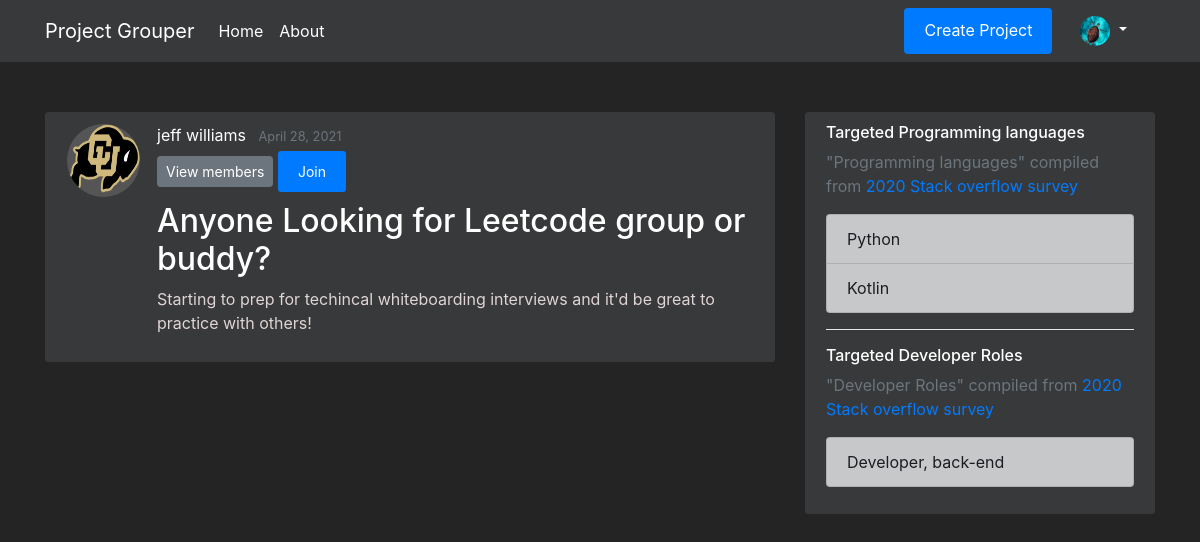
The app's page /projects/2 (signed in) with its own data.
### flaskapp/models.py (models this page shows, shortened)
class Users(db.Model, UserMixin):
    __tablename__ = 'user'
    id = db.Column(db.Integer, primary_key=True, nullable=False)
    first_name = db.Column(db.String(20), nullable=False)
    last_name = db.Column(db.String(20), nullable=False)
    email = db.Column(db.String(50), unique=True, nullable=False)
    password = db.Column(db.String(20), nullable=False)
    profile_image = db.Column(db.String(20), nullable=False, default="Portrait_Placeholder.png")
    date_joined = db.Column(db.DateTime, nullable=False, default=datetime.utcnow)
    is_moderator = db.Column(db.Boolean, default=False, nullable=False)
    languages = db.relationship('Languages', secondary=UserLanguages, lazy='subquery', backref="get_users")
    careers = db.relationship('Careers', secondary=UserCareers, lazy='subquery', backref="get_users")

class Projects(db.Model):
    __tablename__ = 'project'
    id = db.Column(db.Integer, primary_key=True, nullable=False)
    name = db.Column(db.String(250), unique=True, nullable=False)
    desc = db.Column(db.String(500), unique=False, nullable=False)
    creation_timestamp = db.Column(db.DateTime, nullable=False, default=datetime.utcnow)
    start_date = db.Column(db.DateTime, nullable=True, default=datetime.utcnow)
    target_end_date = db.Column(db.DateTime, nullable=True, default=datetime.utcnow)
    owner_id = db.Column(db.Integer, db.ForeignKey('user.id'), nullable=False, default=1)
    owner = db.relationship("Users", foreign_keys=owner_id, backref="owned_projects", uselist=False)
    members = db.relationship('Users', secondary=UserProjects, lazy='subquery', backref="get_projects")
    languages = db.relationship('Languages', secondary=ProjectLanguages, lazy='subquery', backref="get_projects")
    careers = db.relationship('Careers', secondary=ProjectCareers, lazy='subquery', backref="get_projects")

class Languages(db.Model):
    __tablename__ = 'language'
    id = db.Column(db.Integer, primary_key=True, nullable=False)
    name = db.Column(db.String(50), unique=True, nullable=False)
    desc = db.Column(db.String(250), nullable=False, default="wikisnippet")
    image = db.Column(db.String(20), nullable=False, default="language.jpg")

class Careers(db.Model):
    __tablename__ = 'career'
    id = db.Column(db.Integer, primary_key=True, nullable=False)
    name = db.Column(db.String(100), unique=True, nullable=False)
    desc = db.Column(db.String(250), nullable=False, default="wikisnippet")
    image = db.Column(db.String(20), nullable=False, default="career.jpg")

### flaskapp/routes.py (the view)
@app.route("/projects/<int:project_id>")
def project(project_id):
    current_project = Projects.query.get_or_404(project_id)
    return render_template('project.html', title=current_project.name, current_project=current_project)

### flaskapp/models.py (called while the page is built)
@login_manager.user_loader
def load_user(user_id):
    return Users.query.get(int(user_id))

### flaskapp/templates/project.html (shortened to what this page needs)
{% extends "layout.html" %}
{% block content %}
    <article class="media content-section">
        <img class="rounded-circle article-img" src="{{ url_for('static', filename='profile_pics/' + current_project.owner.profile_image) }}">
        <div class="media-body">
            <div class="article-metadata">
                <a class="mr-2" href="#">{{ current_project.owner.first_name }} {{ current_project.owner.last_name }}</a>
                <small class="text-muted">{{ current_project.creation_timestamp.strftime('%B %d, %Y') }}</small>
                <div>
                    <button type="button" class="btn btn-secondary btn-sm mt-1 mb-1" data-toggle="modal" data-target="#viewProjectMembers">View members</button>
                {% if current_project.owner == current_user %}
                    <a class="btn btn-secondary btn-sm mt-1 mb-1" href="{{ url_for('update_project', project_id=current_project.id) }}">Update</a>
                    <button type="button" class="btn btn-danger btn-sm m-1" data-toggle="modal" data-target="#deleteModal">Delete</button>
                {% else %}
                    {% if current_user not in current_project.members  %}
                        <a class="btn btn-primary btn-sm mt-1 mb-1" href="{{ url_for('join_project', project_id=current_project.id) }}">Join</a>
                    {% else  %}
                        <a class="btn btn-danger btn-sm mt-1 mb-1" href="{{ url_for('leave_project', project_id=current_project.id) }}"> Leave </a>
                    {% endif %}
                {% endif %}
                </div>
            </div>
            <h2 class="article-title ">{{ current_project.name }}</h2>
            <p class="article-content">{{ current_project.desc }}</p>
        </div>
    </article>
        <body class=dark>
            </body>
        <body class=dark>
            </body>
{% endblock content %}
{% block sidebar %}
<div class="col-md-4">
    <div class="content-section">
      <h6>Targeted Programming languages</h6>
      <p class='text-muted'> "Programming languages" compiled from <a href="https://insights.stackoverflow.com/survey/2019#technology">2020 Stack overflow survey </a>
        <ul class="list-group">
        {% for language in current_project.languages %}
          <li class="list-group-item list-group-item-dark">{{ language.name }} </li>
        {% endfor %}
        </ul>
      </p>
      <hr color="white">
      <h6>Targeted Developer Roles</h6>
      <p class='text-muted'> "Developer Roles" compiled from <a href="https://insights.stackoverflow.com/survey/2020#developer-profile-developer-type-all-respondents">2020 Stack overflow survey </a>
        <ul class="list-group">
        {% for career in current_project.careers %}
          <li class="list-group-item list-group-item-dark">{{ career.name }} </li>
        {% endfor %}
        </ul>
      </p>
    </div>
</div>
{% endblock sidebar %}

### flaskapp/templates/layout.html (shortened to what this page needs)
<!DOCTYPE html>
<html lang="en">
<head>
    <link rel="stylesheet" href="https://maxcdn.bootstrapcdn.com/bootstrap/4.0.0/css/bootstrap.min.css">
    <link rel="stylesheet" type="text/css" href="{{ url_for('static', filename='/main.css') }}">
</head>
<body>
    <header class="site-header">
        <nav class="navbar navbar-expand-md navbar-dark bg-steel fixed-top">
            <div class="container">
                <a class="navbar-brand" href="/"> Project Grouper </a>
                <div class="collapse navbar-collapse" id="navbarToggle">
                    <div class="navbar-nav mr-auto">
                        <a class="nav-item nav-link" href="{{ url_for('home') }}">Home</a>
                        <a class="nav-item nav-link" href="{{ url_for('about') }}">About</a>
                    </div>
                    <div class="navbar-nav">
                        {% if current_user.is_authenticated %}
                            <a class="btn btn-primary btn-sml" href="{{ url_for('new_project') }}">Create Project</a>
                            <li class="nav-item dropdown">
                                <a class="nav-link dropdown-toggle" href="#" id="navbarDropdownMenuLink" role="button" data-toggle="dropdown" aria-haspopup="true" aria-expanded="false">
                                    <img src="{{ url_for('static', filename='profile_pics/' + current_user.profile_image) }}" width="30" height="30" class="rounded-circle">
                                </a>
                        {% else %}
                            <a class="nav-item nav-link" href="{{ url_for('login') }}">Login</a>
                            <a class="nav-item nav-link" href="{{ url_for('register') }}">Register</a>
                        {% endif %}
                    </div>
                </div>
            </div>
        </nav>
    </header>
    <main role="main" class="container">
      <div class="row">
        <div class="col-md-8">
          {% block content %}
          {% endblock %}
        </div>
        {% block sidebar %}
        {% endblock %}
      </div>
    </main>
</body>
</html>

### flaskapp/static/main.css (style rules this page uses)
.btn-primary { border: none; color: #ffffff; padding: 10px 20px; cursor: pointer; }
.navbar-nav > li { padding-left:20px; padding-right:20px; }
body { background: #252424; color: #e0d5d5; margin-top: 7rem; }
h1, h2, h3, h4, h5, h6 { color: #ffffff; }
.mr-2 { color: #ffffff; }
.bg-steel { background-color: #38393a; }
.site-header .navbar-nav .nav-link { color: #ffffff; }
.content-section { background: #38393a; padding: 10px 20px; border: 1px solid #38393a; border-radius: 3px; margin-bottom: 20px; }
.article-title { color: #ffffff; }
.article-content { white-space: pre-line; }
.article-img { height: 75px; width: 75px; margin-right: 16px; border: 1px solid #38393a; background:#555555; }
.article-metadata { padding-bottom: 1px; margin-bottom: 4px; border-bottom: 1px solid #38393a; }

### records on screen
Users: profile_image (placeholder picture)
Users: profile_image (picture), owner.first_name "jeff", owner.last_name "williams"
Projects: creation_timestamp "April 28, 2021", name "Anyone Looking for Leetcode group or buddy?", desc "Starting to prep for techincal whiteboarding interviews and it'd be great to practice with others!"
Languages: name "Python"
Languages: name "Kotlin"
Careers: name "Developer, back-end"
